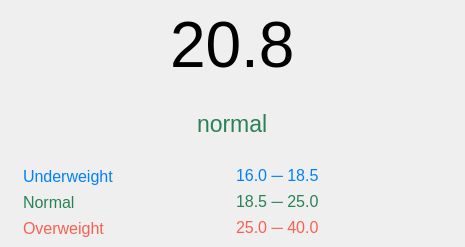
<?xml version="1.0" encoding="UTF-8"?>
<ui version="4.0">
 <class>msg</class>
 <widget class="QMainWindow" name="msg">
  <property name="geometry">
   <rect>
    <x>0</x>
    <y>0</y>
    <width>465</width>
    <height>247</height>
   </rect>
  </property>
  <property name="windowTitle">
   <string>BMI</string>
  </property>
  <property name="styleSheet">
   <string notr="true"/>
  </property>
  <widget class="QWidget" name="centralwidget">
   <layout class="QVBoxLayout" name="verticalLayout">
    <item>
     <layout class="QHBoxLayout" name="horizontalLayout">
      <item>
       <spacer name="horizontalSpacer">
        <property name="orientation">
         <enum>Qt::Horizontal</enum>
        </property>
        <property name="sizeHint" stdset="0">
         <size>
          <width>40</width>
          <height>20</height>
         </size>
        </property>
       </spacer>
      </item>
      <item>
       <widget class="QLabel" name="bmi_Value">
        <property name="styleSheet">
         <string notr="true">font-size: 64px;</string>
        </property>
        <property name="text">
         <string>20.8</string>
        </property>
       </widget>
      </item>
      <item>
       <spacer name="horizontalSpacer_2">
        <property name="orientation">
         <enum>Qt::Horizontal</enum>
        </property>
        <property name="sizeHint" stdset="0">
         <size>
          <width>40</width>
          <height>20</height>
         </size>
        </property>
       </spacer>
      </item>
     </layout>
    </item>
    <item>
     <layout class="QHBoxLayout" name="horizontalLayout_2">
      <property name="topMargin">
       <number>0</number>
      </property>
      <item>
       <spacer name="horizontalSpacer_5">
        <property name="orientation">
         <enum>Qt::Horizontal</enum>
        </property>
        <property name="sizeHint" stdset="0">
         <size>
          <width>40</width>
          <height>20</height>
         </size>
        </property>
       </spacer>
      </item>
      <item>
       <widget class="QLabel" name="bmi_status">
        <property name="styleSheet">
         <string notr="true">font-size: 23px;
margin: 5px;
color: rgb(41, 130, 85);</string>
        </property>
        <property name="text">
         <string>normal</string>
        </property>
       </widget>
      </item>
      <item>
       <spacer name="horizontalSpacer_6">
        <property name="orientation">
         <enum>Qt::Horizontal</enum>
        </property>
        <property name="sizeHint" stdset="0">
         <size>
          <width>40</width>
          <height>20</height>
         </size>
        </property>
       </spacer>
      </item>
     </layout>
    </item>
    <item>
     <layout class="QVBoxLayout" name="verticalLayout_3">
      <property name="topMargin">
       <number>0</number>
      </property>
      <item>
       <layout class="QHBoxLayout" name="horizontalLayout_5">
        <item>
         <widget class="QLabel" name="label_10">
          <property name="styleSheet">
           <string notr="true">font-size: 16px;
color: rgb(0, 128, 255);
margin-left: 10px;</string>
          </property>
          <property name="text">
           <string>Underweight</string>
          </property>
         </widget>
        </item>
        <item>
         <widget class="QLabel" name="label_9">
          <property name="styleSheet">
           <string notr="true">font-size: 16px;
color: rgb(0, 128, 255);</string>
          </property>
          <property name="text">
           <string>&lt;html&gt;&lt;head/&gt;&lt;body&gt;&lt;p&gt;&lt;span style=&quot; font-size:12pt;&quot;&gt;16.0 ─ 18.5&lt;/span&gt;&lt;/p&gt;&lt;/body&gt;&lt;/html&gt;</string>
          </property>
         </widget>
        </item>
       </layout>
      </item>
      <item>
       <layout class="QHBoxLayout" name="horizontalLayout_4">
        <item>
         <widget class="QLabel" name="label_8">
          <property name="styleSheet">
           <string notr="true">font-size: 16px;
color: rgb(41, 130, 85);
margin-left: 10px;</string>
          </property>
          <property name="text">
           <string>Normal</string>
          </property>
         </widget>
        </item>
        <item>
         <widget class="QLabel" name="label_7">
          <property name="styleSheet">
           <string notr="true">font-size: 16px;
color: rgb(41, 130, 85);</string>
          </property>
          <property name="text">
           <string>&lt;html&gt;&lt;head/&gt;&lt;body&gt;&lt;p&gt;&lt;span style=&quot; font-size:12pt;&quot;&gt;18.5 ─ 25.0&lt;/span&gt;&lt;/p&gt;&lt;/body&gt;&lt;/html&gt;</string>
          </property>
         </widget>
        </item>
       </layout>
      </item>
      <item>
       <layout class="QHBoxLayout" name="horizontalLayout_3">
        <property name="rightMargin">
         <number>0</number>
        </property>
        <property name="bottomMargin">
         <number>0</number>
        </property>
        <item>
         <widget class="QLabel" name="label_6">
          <property name="styleSheet">
           <string notr="true">font-size: 16px;
color: rgb(246, 97, 81);
margin-left: 10px;</string>
          </property>
          <property name="text">
           <string>Overweight</string>
          </property>
         </widget>
        </item>
        <item>
         <widget class="QLabel" name="label_5">
          <property name="styleSheet">
           <string notr="true">font-size: 16px;
color: rgb(246, 97, 81);</string>
          </property>
          <property name="text">
           <string>&lt;html&gt;&lt;head/&gt;&lt;body&gt;&lt;p&gt;&lt;span style=&quot; font-size:12pt;&quot;&gt;25.0 ─ 40.0&lt;/span&gt;&lt;/p&gt;&lt;/body&gt;&lt;/html&gt;</string>
          </property>
         </widget>
        </item>
       </layout>
      </item>
     </layout>
    </item>
    <item>
     <layout class="QHBoxLayout" name="horizontalLayout_6"/>
    </item>
   </layout>
  </widget>
  <widget class="QMenuBar" name="menubar">
   <property name="geometry">
    <rect>
     <x>0</x>
     <y>0</y>
     <width>465</width>
     <height>25</height>
    </rect>
   </property>
  </widget>
 </widget>
 <resources/>
 <connections/>
</ui>
